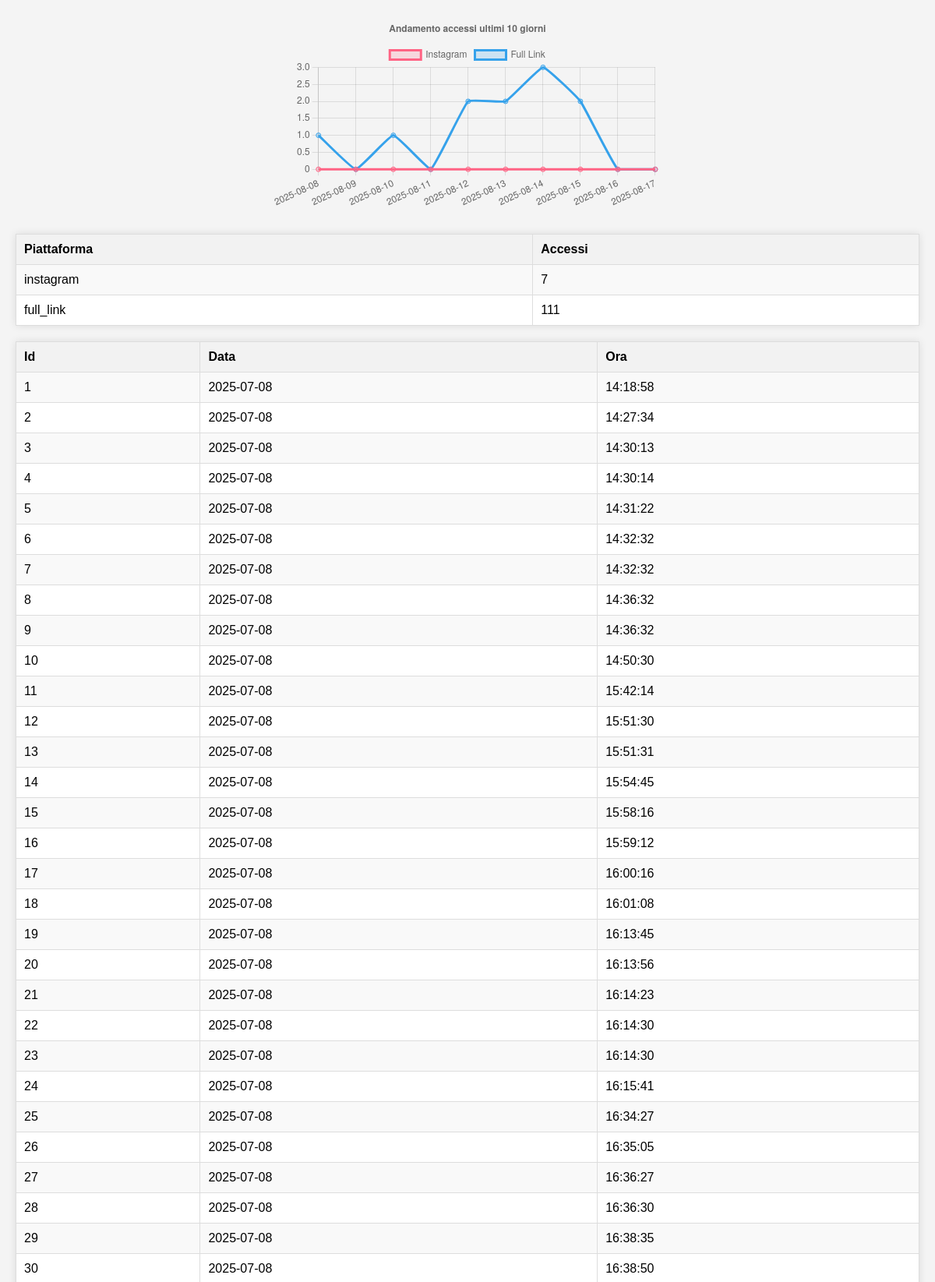
Screenshot of /stats (upper part) with the database file from the repository.
### tables this page shows
CREATE TABLE data(platform TEXT NOT NULL, access NUMBER);

CREATE TABLE access_log( id INTEGER PRIMARY KEY AUTOINCREMENT, platform TEXT NOT NULL, date TEXT, time TEXT);

### app.py (the view)
@app.route("/stats")
def stats():
    db = get_db()
    cursor3 = db.cursor()
    cursor3.execute("SELECT * FROM data")
    accessi = cursor3.fetchall()
    cursor3.execute("SELECT * FROM access_log")
    log = cursor3.fetchall()
    cursor3.execute("""
        SELECT date, instagram, full_link
        FROM daily_access
        ORDER BY date DESC
        LIMIT 10
    """)
    daily_stats = cursor3.fetchall()
    daily_stats = daily_stats[::-1]  # Ordina dal più vecchio al più recente
    db.commit()
    return render_template("table.html", accessi=accessi, logs=log, daily_stats=daily_stats)

### app.py (called while the page is built)
@app.before_request
def redirect_to_www():
    host = request.headers.get("Host", "")
    if host == "astroale.com":
        return redirect("https://www.astroale.com" + request.full_path, code=301)

def get_db():
    if 'db' not in g:
        g.db = sqlite3.connect(DATABASE, check_same_thread=False)
    return g.db

@app.after_request
def after_request(response):
    response.headers["Cache-Control"] = "no-cache, no-store, must-revalidate"
    response.headers["Expires"] = 0
    response.headers["Pragma"] = "no-cache"
    return response

### templates/table.html (shortened to what this page needs)
{% extends "layout.html" %}
{% block style %}
    <link rel="stylesheet" href="/static/css/table.css">
{% endblock %}
{% block body %}
<div class="statscontainer">
    <div style="display: flex; justify-content: center; margin-bottom: 30px;">
        <canvas id="dailyChart" width="500" height="250"></canvas>
    </div>
    <script>
        const dailyStats = {{ daily_stats|tojson }};
        if (Array.isArray(dailyStats) && dailyStats.length > 0) {
            const labels = dailyStats.map(row => row[0]);
            const instagramData = dailyStats.map(row => row[1]);
            const fullLinkData = dailyStats.map(row => row[2]);
            const ctx = document.getElementById('dailyChart').getContext('2d');
            new Chart(ctx, {
                type: 'line',
                data: {
                    labels: labels,
                    datasets: [
                        {
                            label: 'Instagram',
                            data: instagramData,
                            borderColor: 'rgba(255,99,132,1)',
                            backgroundColor: 'rgba(255,99,132,0.2)',
                            fill: false,
                            tension: 0.1
                        },
                        {
                            label: 'Full Link',
                            data: fullLinkData,
                            borderColor: 'rgba(54,162,235,1)',
                            backgroundColor: 'rgba(54,162,235,0.2)',
                            fill: false,
                            tension: 0.1
                        }
                    ]
                },
                options: {
                    responsive: false,
                    plugins: {
                        legend: { position: 'top' },
                        title: { display: true, text: 'Andamento accessi ultimi 10 giorni' }
                    }
                }
            });
        }
    </script>
    <table>
        <tr>
            <th>Piattaforma</th>
            <th>Accessi</th>
        </tr>
        {% for accesso in accessi %}
        <tr>
            <td>{{ accesso[0] }}</td>
            <td>{{ accesso[1] }}</td>
        </tr>
        {% endfor %}
    </table>
    <table>
        <tr>
            <th>Id</th>
            <th>Data</th>
            <th>Ora</th>
        </tr>
        {% for log in logs %}
        <tr>
            <td>{{ log[0]}}</td>
            <td>{{ log[2] }}</td>
            <td>{{ log[3] }}</td>
        </tr>
        {% endfor %}
    </table>
</div>
{% endblock %}

### templates/layout.html (shortened to what this page needs)
<!DOCTYPE html>
<html lang="en">
<head>
    {% block style %}{% endblock %}
</head>
<body>
    {% block body %}{% endblock %}
</body>
</html>

### static/css/table.css (style rules this page uses)
body { font-family: Arial, sans-serif; margin: 0; padding: 0; background-color: #f4f4f4; }
.statscontainer { width: 100%; padding: 20px; box-sizing: border-box; }
table { width: 100%; border-collapse: collapse; margin-bottom: 20px; background-color: #fff; box-shadow: 0 0 10px rgba(0, 0, 0, 0.1); }
th, td { border: 1px solid #ddd; padding: 10px; text-align: left; }
th { background-color: #f2f2f2; font-weight: bold; }
tr:nth-child(even) { background-color: #f9f9f9; }

### rows the page displays
data: platform "instagram", access "7"
data: platform "full_link", access "111"
access_log: id "1", date "2025-07-08", time "14:18:58"
access_log: id "2", date "2025-07-08", time "14:27:34"
access_log: id "3", date "2025-07-08", time "14:30:13"
access_log: id "4", date "2025-07-08", time "14:30:14"
access_log: id "5", date "2025-07-08", time "14:31:22"
access_log: id "6", date "2025-07-08", time "14:32:32"
access_log: id "7", date "2025-07-08", time "14:32:32"
access_log: id "8", date "2025-07-08", time "14:36:32"
access_log: id "9", date "2025-07-08", time "14:36:32"
access_log: id "10", date "2025-07-08", time "14:50:30"
access_log: id "11", date "2025-07-08", time "15:42:14"
access_log: id "12", date "2025-07-08", time "15:51:30"
access_log: id "13", date "2025-07-08", time "15:51:31"
access_log: id "14", date "2025-07-08", time "15:54:45"
access_log: id "15", date "2025-07-08", time "15:58:16"
access_log: id "16", date "2025-07-08", time "15:59:12"
access_log: id "17", date "2025-07-08", time "16:00:16"
access_log: id "18", date "2025-07-08", time "16:01:08"
access_log: id "19", date "2025-07-08", time "16:13:45"
access_log: id "20", date "2025-07-08", time "16:13:56"
access_log: id "21", date "2025-07-08", time "16:14:23"
access_log: id "22", date "2025-07-08", time "16:14:30"
access_log: id "23", date "2025-07-08", time "16:14:30"
access_log: id "24", date "2025-07-08", time "16:15:41"
access_log: id "25", date "2025-07-08", time "16:34:27"
access_log: id "26", date "2025-07-08", time "16:35:05"
access_log: id "27", date "2025-07-08", time "16:36:27"
access_log: id "28", date "2025-07-08", time "16:36:30"
access_log: id "29", date "2025-07-08", time "16:38:35"
access_log: id "30", date "2025-07-08", time "16:38:50"

### other values shown
chart data {{ daily_stats|tojson }} [["2025-08-08", 0, 1], ["2025-08-09", 0, 0], ["2025-08-10", 0, 1], ["2025-08-11", 0, 0], ["2025-08-12", 0, 2], ["2025-08-13", 0, 2], ["2025-08-14", 0, 3], ["2025-08-15", 0, 2], ["2025-08-16", 0, 0], ["2025-08-17", 0, 0]]
